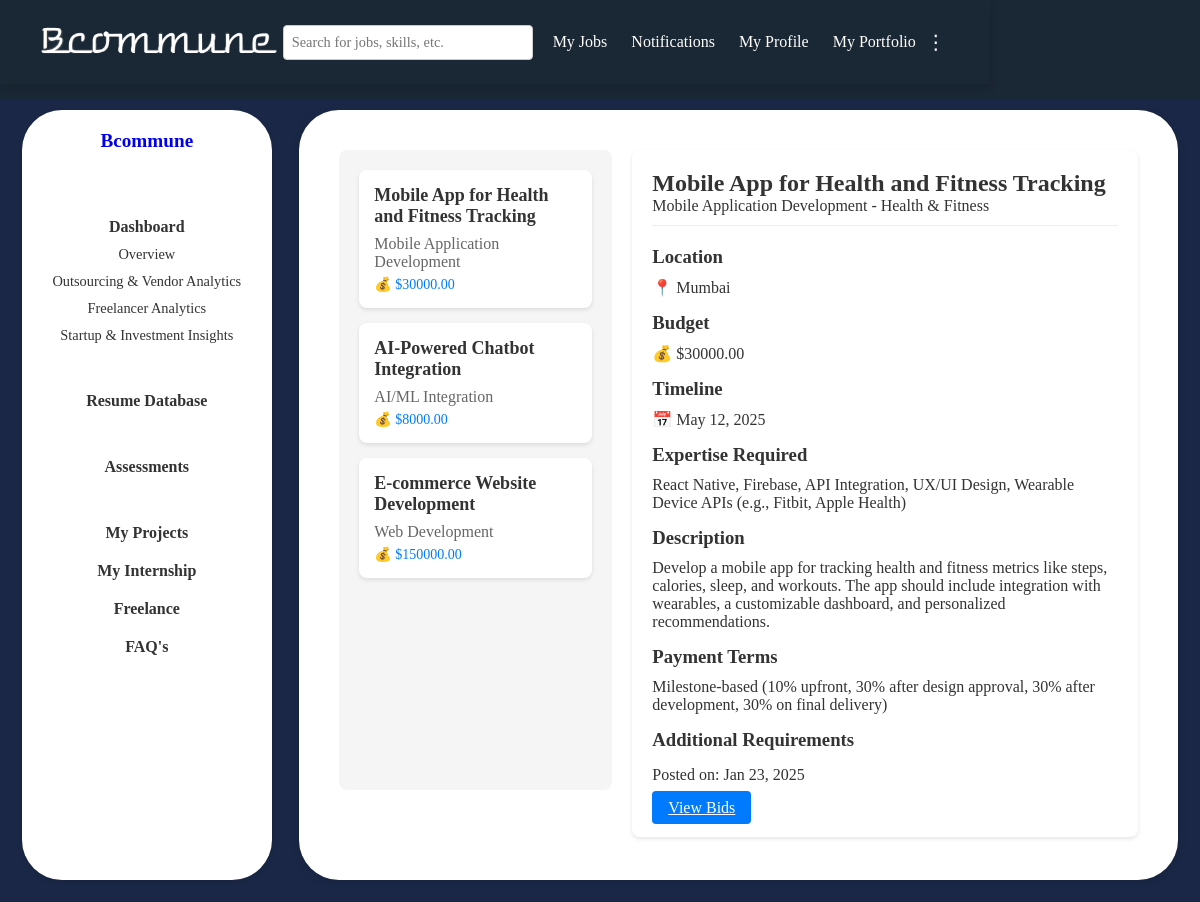
The app's page /company/dashboard/myportfolio/all-projects/ (signed in) with its own data.
### users/models.py (models this page shows, shortened)
class CustomUser(AbstractUser):
    USER_TYPE_CHOICES = (
        ('individual', 'Individual'),
        ('company', 'Company'),
    )
    user_type = models.CharField(max_length=10, choices=USER_TYPE_CHOICES, default='company')
    company_name = models.CharField(max_length=255, null=True, blank=True)
    company_website = models.URLField(max_length=200, null=True, blank=True)
    industry = models.CharField(max_length=100, null=True, blank=True)
    company_size = models.CharField(max_length=20, null=True, blank=True)
    company_type = models.CharField(max_length=255, null=True, blank=True)
    designation = models.CharField(max_length=255, null=True, blank=True)
    phone_number = models.CharField(max_length=15, null=True, blank=True)
    bcommune_profile = models.URLField(null=True, blank=True)
    profile_picture = models.ImageField(upload_to='profile_pics/', blank=True, null=True)
    about_company = models.TextField(null=True, blank=True)  # About the Company
    founding_year = models.PositiveIntegerField(null=True, blank=True)  # Establishment Year
    headquarters = models.CharField(max_length=255, null=True, blank=True)  # Headquarters Location
    branches = models.TextField(null=True, blank=True)
    business_registration_number = models.CharField(max_length=100, null=True, blank=True)
    legal_structure = models.CharField(
        max_length=50,
        choices=[
            ('LLP', 'LLP'),
            ('Pvt Ltd', 'Private Limited'),
            ('Partnership', 'Partnership'),
            ('Sole Proprietorship', 'Sole Proprietorship'),
            ('Others', 'Others'),
        ],
        null=True,
        blank=True
    )
    core_services = models.TextField(null=True, blank=True)
    social_media_links = models.JSONField(default=dict, blank=True)  # Example: {"facebook": "", "linkedin": "", "twitter": ""}
    portfolio = models.TextField(null=True, blank=True)

class Project(models.Model):
    company = models.ForeignKey(settings.AUTH_USER_MODEL, on_delete=models.CASCADE)
    title = models.CharField(max_length=200)
    description = models.TextField()
    project_type = models.CharField(max_length=100)
    industry = models.CharField(max_length=100)
    budget = models.DecimalField(max_digits=15, decimal_places=2)
    timeline = models.DateField()
    location = models.CharField(max_length=200, blank=True, null=True)
    expertise_required = models.TextField()
    payment_terms = models.TextField()
    nda_required = models.BooleanField(default=False)
    confidentiality_required = models.BooleanField(default=False)
    ip_rights_required = models.BooleanField(default=False)
    custom_field = models.CharField(max_length=200, blank=True, null=True)
    created_at = models.DateTimeField(auto_now_add=True)

### users/views.py (the view)
# urls.py: path('company/dashboard/myportfolio/all-projects/', views.all_projects, name='all_projects'),
def all_projects(request):
    if not request.user.is_authenticated:
        return redirect('company_login')
    projects = Project.objects.filter(company=request.user).order_by('-created_at')
    selected_project_id = request.GET.get('project_id')
    return render(request, 'all_projects.html', {
        'projects': projects,
        'selected_project_id': selected_project_id
    })

### users/templates/all_projects.html (shortened to what this page needs)
{% load static %}
<!DOCTYPE html>
<html lang="en">
<head>
    <link rel="stylesheet" href="{% static 'css/common.css' %}">
</head>
<body>
    {% include 'header2.html' %}
    <div class="main-container">
        {% include 'sidebarcompany.html' %}
        <div class="content">
    <div class="container">
        <div class="left-container">
            {% for project in projects %}
                <div class="project-card" onclick="showProjectDetails('{{ project.id }}')">
                    <div class="project-title">{{ project.title }}</div>
                    <div class="project-type">{{ project.project_type }}</div>
                    <div class="project-budget">💰 ${{ project.budget }}</div>
                </div>
            {% endfor %}
        </div>
        <div class="right-container">
            {% for project in projects %}
                <div id="project-details-{{ project.id }}" class="project-details">
                    <div class="detail-header">
                        <h2>{{ project.title }}</h2>
                        <p>{{ project.project_type }} - {{ project.industry }}</p>
                    </div>
                    <div class="detail-section">
                        <h3>Location</h3>
                        <p>📍 {{ project.location|default:"Remote" }}</p>
                    </div>
                    <div class="detail-section">
                        <h3>Budget</h3>
                        <p>💰 ${{ project.budget }}</p>
                    </div>
                    <div class="detail-section">
                        <h3>Timeline</h3>
                        <p>📅 {{ project.timeline|date:"M d, Y" }}</p>
                    </div>
                    <div class="detail-section">
                        <h3>Expertise Required</h3>
                        <p>{{ project.expertise_required }}</p>
                    </div>
                    <div class="detail-section">
                        <h3>Description</h3>
                        <p>{{ project.description }}</p>
                    </div>
                    <div class="detail-section">
                        <h3>Payment Terms</h3>
                        <p>{{ project.payment_terms }}</p>
                    </div>
                    <div class="detail-section">
                        <h3>Additional Requirements</h3>
                    </div>
                    <div class="detail-section">
                        <p>Posted on: {{ project.created_at|date:"M d, Y" }}</p>
                    </div>
                    <a href="{% url 'view_bids' project.id %}" class="view-bids-btn">View Bids</a>
                </div>
            {% endfor %}
        </div>
    </div>
</div>
</div>
</body>
</html>

### users/templates/sidebarcompany.html
{%load static%}
<div class="sidebar">
    <a href="{% url 'company_profile' %}" style=" text-decoration: none;" ><h2>{{ user.company_name }}</h2></a>
    <br><br>
    <h4>
      <a href="#" style="text-decoration: none; color: inherit;">Dashboard</a>
    </h4>
    <ul>
        <li>
          <a href="#" style="text-decoration: none; color: inherit;">Overview</a>
        </li>
        <li>
          <a href="#" style="text-decoration: none; color: inherit;">Outsourcing & Vendor Analytics</a>
        </li>
        <li>
          <a href="#" style="text-decoration: none; color: inherit;">Freelancer Analytics</a>
        </li>
        <li>
          <a href="#" style="text-decoration: none; color: inherit;">Startup & Investment Insights</a>
        </li>
    </ul>
    <br>
    <h4>
      <a href="{%url 'resume_database'%}" style="text-decoration: none; color: inherit;">Resume Database</a>
    </h4>
    <br>
    <h4>
      <a href="#" style="text-decoration: none; color: inherit;">Assessments</a>
    </h4>
    <br>
    <h4>
      <a href="{% url 'myprojects' %}" style="text-decoration: none; color: inherit;">My Projects</a>
    </h4>
    <h4>
      <a href="{%url 'myinternships'%}" style="text-decoration: none; color: inherit;">My Internship</a>
    </h4>
    <h4>
      <a href="{%url 'freelance'%}" style="text-decoration: none; color: inherit;">Freelance</a>
    </h4>
    <h4>
      <a href="{% url 'faq' %}" style="text-decoration: none; color: inherit;">FAQ's</a>
    </h4>
</div>

### static/css/common.css (style rules this page uses)
* { margin: 0; padding: 0; box-sizing: border-box; font-family:Cambria, Cochin, Georgia, Times, 'Times New Roman', serif; }
body { background-color: #1a2734; color: #333; font-family: Arial, sans-serif; min-height: 100vh; display: flex; flex-direction: column; margin: 0; }
.sidebar { background-color: white; padding: 20px; width: 250px; min-height: calc(100vh - 30px); margin-right: 0.2cm; border-radius: 40px; text-align: center; box-shadow: 0 2px 5px rgba(0, 0, 0, 0.1); flex-shrink: 0; margin-left: 1%; margin-bottom: 1%; }
.sidebar h2 { font-size: 1.2rem; margin-bottom: 10px; }
.sidebar h4 { margin: 20px 0 10px; font-size: 1rem; }
.sidebar ul { list-style: none; padding: 0; }
.sidebar ul li { margin: 10px 0; font-size: 0.9rem; cursor: pointer; }
.main-container { display: flex; flex-wrap: wrap; justify-content: space-between; padding: 10px; background-color: #1a2746; margin-top: 100px; gap: 20px; }
.content { flex: 1; padding: 20px; background-color: white; border-radius: 40px; box-shadow: 0 2px 10px rgba(0, 0, 0, 0.1); margin-bottom: 1%; margin-right: 1%; }

### users/templates/all_projects.html (style rules this page uses)
.container { display: flex; margin: 20px; gap: 20px; }
.left-container { flex: 1; padding: 20px; background-color: #f5f5f5; border-radius: 8px; max-height: 80vh; overflow-y: auto; }
.right-container { flex: 2; padding: 20px; background-color: #fff; border-radius: 8px; box-shadow: 0 2px 4px rgba(0, 0, 0, 0.1); }
.project-card { background: white; padding: 15px; margin-bottom: 15px; border-radius: 8px; box-shadow: 0 2px 4px rgba(0, 0, 0, 0.1); cursor: pointer; transition: transform 0.2s; }
.project-title { font-size: 18px; font-weight: bold; margin-bottom: 8px; }
.project-type { color: #666; margin-bottom: 5px; }
.project-budget { color: #007bff; font-size: 14px; }
.project-details { display: none; }
.project-details.active { display: block; }
.detail-header { margin-bottom: 20px; padding-bottom: 10px; border-bottom: 1px solid #eee; }
.detail-section { margin-bottom: 15px; }
.detail-section h3 { color: #333; margin-bottom: 10px; }
.view-bids-btn { background-color: #007bff; color: white; padding: 8px 16px; border: none; border-radius: 4px; cursor: pointer; }

### records on screen
CustomUser: company_name "Bcommune"
Project: title "Mobile App for Health and Fitness Tracking", project_type "Mobile Application Development", budget "30000.00", industry "Health & Fitness", location "Mumbai", timeline "May 12, 2025", expertise_required "React Native, Firebase, API Integration, UX/UI Design, Wearable Device APIs (e.g., Fitbit, Apple Health)", description "Develop a mobile app for tracking health and fitness metrics like steps, calories, sleep, and workouts. The app should include integration with wearables, a customizable dashboard, and personalized recommendations.", payment_terms "Milestone-based (10% upfront, 30% after design approval, 30% after development, 30% on final delivery)", created_at "Jan 23, 2025"
Project: title "AI-Powered Chatbot Integration", project_type "AI/ML Integration", budget "8000.00"
Project: title "E-commerce Website Development", project_type "Web Development", budget "150000.00"
